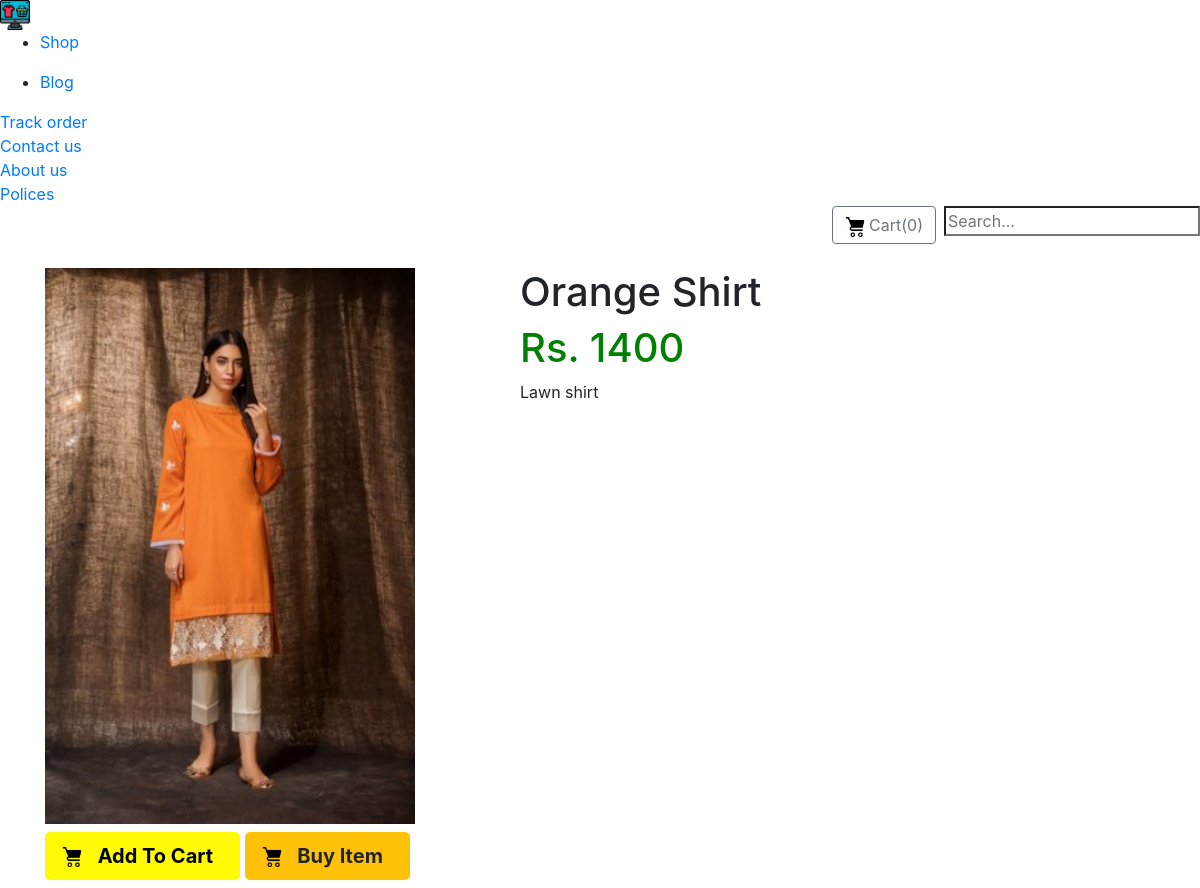
Screenshot of /Shop/products/8 with the database file from the repository.
### Shop/models.py (models this page shows, shortened)
class Product(models.Model):
    product_id = models.AutoField
    product_name = models.CharField(max_length=50)
    product_catagory = models.CharField(max_length=50)
    product_subcatagory = models.CharField(max_length=50,default='')
    product_desc = models.CharField(max_length=300)
    product_pricse = models.IntegerField(default=0)
    product_pub_date = models.DateField()
    product_imag = models.ImageField(upload_to='shope/images')

### Shop/views.py (the view)
# urls.py: path('products/<int:pid>',views.Products,name='productviewpage'),
def Products(request,pid):
    pdc = Product.objects.filter(id=pid)
    return render(request,'shop/products.html',{'product':pdc[0]})

### Shop/templates/shop/products.html
{% extends 'shop/Basic.html' %} {% block title %} Product {% endblock %} {% block body %}
<br>
<div class="container">
    <div class="row">
        <div class="col-md-5">
            <img src="/media/{{product.product_imag}}" width=370px hight='400px' alt=""> {% load static %}
            <button type="button" class="btn btn-lg my-2" style="background-color:rgba(255, 251, 0, 0.973);">
                <span> <img src="{% static 'shop/shopping-cart.png'%}" height="20px" width="20px" alt=""> </span>
                <b style="padding: 10px;"> Add To Cart</b>
            </button>
            <button type="button" class="btn btn-warning btn-lg my-2">
                <span> <img src="{% static 'shop/shopping-cart.png'%}" height="20px" width="20px" alt=""> </span>
                <b style="padding: 10px;">Buy Item</b>
            </button>
        </div>
        <div class="col-md-4">
            <h1>{{product.product_name}}</h1>
            <h6 style="color:green;font-size: 40px;">Rs. {{product.product_pricse}}</h6>
            <p>{{product.product_desc}}</p>
        </div>
        <div class="col-md-3">
        </div>
    </div>
</div>
{% endblock %}

### rows the page displays
Product: product_imag (picture), product_name "Orange Shirt", product_pricse "1400", product_desc "Lawn shirt"
